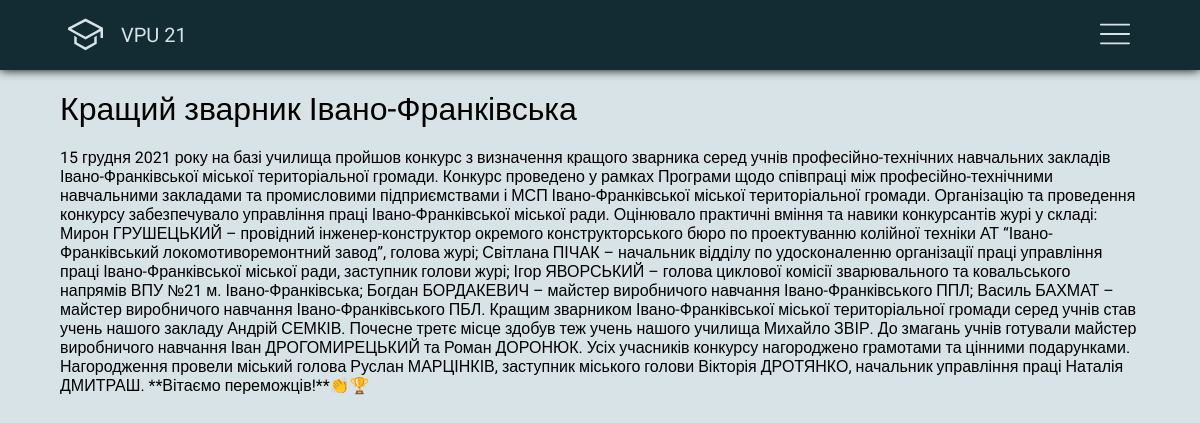
The page /news/2 on the database its author committed.
### news/models.py (models this page shows, shortened)
class Article(models.Model):
    title = models.CharField(max_length=250)
    text = models.TextField()
    img = models.TextField(max_length=1000, default='')

### news/views.py (the view)
# urls.py: path('/<int:idNews>', views.showNews)
def showNews(request, idNews):
    article = Article.objects.filter(id=idNews)
    data = {"article": article[0]}
    return render(request, 'news/showNews.html',data)

### news/templates/news/showNews.html
{% include 'home/header.html' %}
<div class="showNews">
    <div class="container">
        <h1 class="">{{ article.title }}</h1>
        <p>{{ article.text }}</p>
    </div>
</div>
{% include 'home/footer.html' %}

### home/static/home/css/style.css (style rules this page uses)
* { margin: 0; padding: 0; font-family: "Roboto", sans-serif; }
body { background: #d8e3e7; }
h1, h2 { font-weight: normal; }
.container { display: -webkit-box; display: -ms-flexbox; display: flex; width: 90%; margin: 0 auto; }
.showNews .container { -webkit-box-orient: vertical; -webkit-box-direction: normal; -ms-flex-direction: column; flex-direction: column; }
.showNews h1 { margin: 20px 0; }

### rows shown on the page
Article: title "Кращий зварник Івано-Франківська", text "15 грудня 2021 року на базі училища пройшов конкурс з визначення кращого зварника серед учнів професійно-технічних навчальних закладів Івано-Франківської міської територіальної громади. Конкурс проведено у рамках Програми щодо співпраці між професійно-технічними навчальними закладами та промисловими підприємствами і МСП Івано-Франківської міської територіальної громади. Організацію та проведення конкурсу забезпечувало управління праці Івано-Франківської міської ради. Оцінювало практичні вміння та навики конкурсантів журі у складі: Мирон ГРУШЕЦЬКИЙ – провідний інженер-конструктор окремого конструкторського бюро по проектуванню колійної техніки АТ “Івано-Франківський локомотиворемонтний…"
